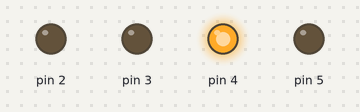
A sketch run on a simulated Arduino Uno, built with avr-gcc and run on an emulated ATmega328P. On the bench: output pins drawn as LEDs (lit = HIGH).

Above: at 0.1 s.
Timing chart, 0 to 1.6 s (numbered marks = the images above):
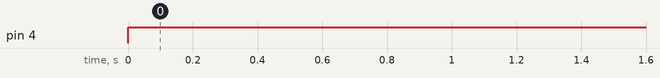

Measured:
- by itself, pin 4: LOW → HIGH at 0.00 s

The sketch:

_7447_1.ino
```cpp
void disp_7447(int D, int C, int B, int A)
{
  digitalWrite(2, A); //LSB
  digitalWrite(3, B);
  digitalWrite(4, C);
  digitalWrite(5, D); //MSB

}
void setup() {
    pinMode(2, OUTPUT);
    pinMode(3, OUTPUT);
    pinMode(4, OUTPUT);
    pinMode(5, OUTPUT);
}

void loop() {
disp_7447(0,1,0,0);
}
```
